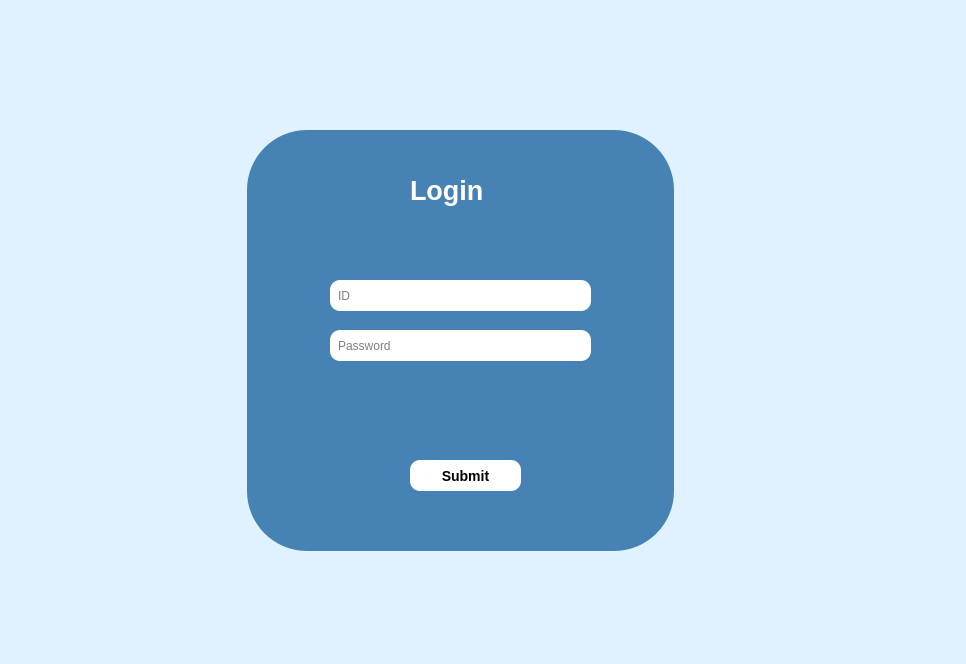
<?xml version="1.0" encoding="UTF-8"?>
<ui version="4.0">
 <class>Login</class>
 <widget class="QDialog" name="Login">
  <property name="geometry">
   <rect>
    <x>0</x>
    <y>0</y>
    <width>966</width>
    <height>664</height>
   </rect>
  </property>
  <property name="windowTitle">
   <string>Dialog</string>
  </property>
  <property name="styleSheet">
   <string notr="true">#Login
{
background-color: rgb(224, 241, 255);
}</string>
  </property>
  <widget class="QGroupBox" name="groupBox">
   <property name="geometry">
    <rect>
     <x>210</x>
     <y>130</y>
     <width>501</width>
     <height>421</height>
    </rect>
   </property>
   <property name="styleSheet">
    <string notr="true">#groupBox{
    background: #fff;
    margin: 0 auto;
    border-radius: 60px;
	background-color:rgb(70,130,180);
}</string>
   </property>
   <property name="title">
    <string/>
   </property>
   <widget class="QLabel" name="label">
    <property name="geometry">
     <rect>
      <x>200</x>
      <y>40</y>
      <width>91</width>
      <height>41</height>
     </rect>
    </property>
    <property name="font">
     <font>
      <pointsize>20</pointsize>
      <weight>75</weight>
      <bold>true</bold>
     </font>
    </property>
    <property name="styleSheet">
     <string notr="true">#label
{
    display: block;
    font-size: 1.5em;
    font-weight: bold;
	color:white;
}</string>
    </property>
    <property name="text">
     <string>Login</string>
    </property>
   </widget>
   <widget class="QPushButton" name="submitLogin">
    <property name="geometry">
     <rect>
      <x>200</x>
      <y>330</y>
      <width>111</width>
      <height>31</height>
     </rect>
    </property>
    <property name="styleSheet">
     <string notr="true">#submitLogin{
background-color: white;
color:black;
    border-width: 2px;
    border-radius: 10px;

    font: bold 14px;

    padding: 6px;
}

#submitLogin:hover{
background-color: rgb(224, 241, 255);
}</string>
    </property>
    <property name="text">
     <string>Submit</string>
    </property>
   </widget>
   <widget class="QLineEdit" name="loginID">
    <property name="geometry">
     <rect>
      <x>120</x>
      <y>150</y>
      <width>261</width>
      <height>31</height>
     </rect>
    </property>
    <property name="styleSheet">
     <string notr="true">#loginID{
border-width: 2px;
    border-radius: 10px;
    border-color: beige;
    padding: 6px;
}</string>
    </property>
    <property name="placeholderText">
     <string>ID</string>
    </property>
   </widget>
   <widget class="QLineEdit" name="loginPassword">
    <property name="geometry">
     <rect>
      <x>120</x>
      <y>200</y>
      <width>261</width>
      <height>31</height>
     </rect>
    </property>
    <property name="styleSheet">
     <string notr="true">#loginPassword{
border-width: 2px;
    border-radius: 10px;
    border-color: beige;
    padding: 6px;
}</string>
    </property>
    <property name="echoMode">
     <enum>QLineEdit::Password</enum>
    </property>
    <property name="placeholderText">
     <string>Password</string>
    </property>
   </widget>
  </widget>
 </widget>
 <resources/>
 <connections/>
</ui>
